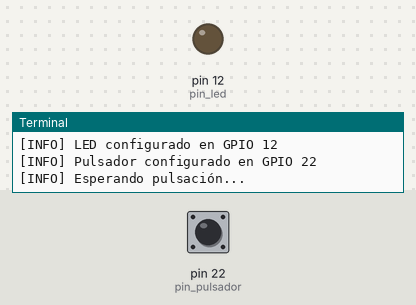
Bench run of a program on a simulated Raspberry Pi (header pin numbers). On the bench: output pins drawn as LEDs (lit = HIGH), the last lines printed to the terminal. Inputs (shaded band) come from the test bench; at power-on: pin 22 (pin_pulsador) HIGH.

Above: at 1.2 s.
1.3 s: pin 22 (pin_pulsador) pulled LOW for 0.15 s
At 1.4 s:
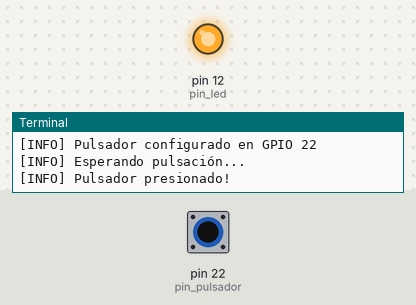
3.0 s: pin 22 (pin_pulsador) pulled LOW for 3.2 s
At 6.6 s:
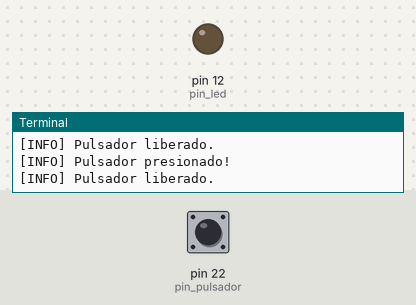
Timing chart, 0 to 8.1 s (numbered marks = the images above; inputs shaded):
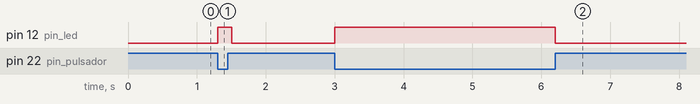

The program:

poogpioboard.py
```python
import RPi.GPIO as GPIO
import time

class Led:
    def __init__(self, pin_led):
        self.pin_led = pin_led
        GPIO.setwarnings(False)
        GPIO.setmode(GPIO.BOARD)
        GPIO.setup(self.pin_led, GPIO.OUT)
        print(f"[INFO] LED configurado en GPIO {self.pin_led}")

    def encender(self):
        GPIO.output(self.pin_led, True)

    def apagar(self):
        GPIO.output(self.pin_led, False)

    def parpadear(self, duracion_encendido=1, duracion_apagado=1, repeticiones=None):
        print("[INFO] Iniciando parpadeo...")
        if repeticiones is None:
            while True:
                self.encender()
                time.sleep(duracion_encendido)
                self.apagar()
                time.sleep(duracion_apagado)
        else:
            for _ in range(repeticiones):
                self.encender()
                time.sleep(duracion_encendido)
                self.apagar()
                time.sleep(duracion_apagado)

pin_pulsador = 22
pin_led = 12

GPIO.setmode(GPIO.BOARD)
GPIO.setup(pin_pulsador, GPIO.IN, pull_up_down=GPIO.PUD_UP)

led = Led(pin_led)

print(f"[INFO] Pulsador configurado en GPIO {pin_pulsador}")
print("[INFO] Esperando pulsación...")

try:
    while True:
        if GPIO.input(pin_pulsador) == GPIO.LOW:
            print("[INFO] Pulsador presionado!")
            led.encender()
            time.sleep(0.2)
            while GPIO.input(pin_pulsador) == GPIO.LOW:
                time.sleep(0.1)
            print("[INFO] Pulsador liberado.")
            led.apagar()
            time.sleep(0.5)
        else:
            led.apagar()
            time.sleep(0.1)
except KeyboardInterrupt:
    print("\n[INFO] Programa terminado por el usuario.")
finally:
    GPIO.cleanup()
```

Measured:
- after the input at 1.3 s, pin 12 (pin_led): LOW → HIGH at once, → LOW 0.20 s later
- after the input at 3.0 s, pin 12 (pin_led): LOW → HIGH at once, → LOW 3.2 s later
